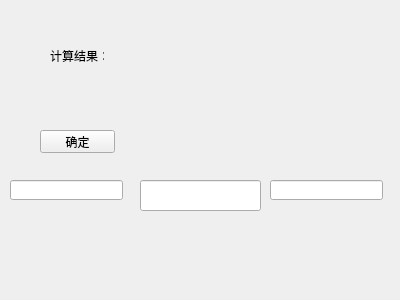
<?xml version="1.0" encoding="UTF-8"?>
<ui version="4.0">
 <class>Widget</class>
 <widget class="QWidget" name="Widget">
  <property name="geometry">
   <rect>
    <x>0</x>
    <y>0</y>
    <width>400</width>
    <height>300</height>
   </rect>
  </property>
  <property name="windowTitle">
   <string>Widget</string>
  </property>
  <widget class="QPushButton" name="pushButton">
   <property name="geometry">
    <rect>
     <x>40</x>
     <y>130</y>
     <width>75</width>
     <height>23</height>
    </rect>
   </property>
   <property name="text">
    <string>确定</string>
   </property>
  </widget>
  <widget class="QLineEdit" name="lineEdit">
   <property name="geometry">
    <rect>
     <x>10</x>
     <y>180</y>
     <width>113</width>
     <height>20</height>
    </rect>
   </property>
  </widget>
  <widget class="QLineEdit" name="lineEdit_2">
   <property name="geometry">
    <rect>
     <x>140</x>
     <y>180</y>
     <width>121</width>
     <height>31</height>
    </rect>
   </property>
  </widget>
  <widget class="QLabel" name="label">
   <property name="geometry">
    <rect>
     <x>50</x>
     <y>50</y>
     <width>54</width>
     <height>12</height>
    </rect>
   </property>
   <property name="text">
    <string>计算结果：</string>
   </property>
  </widget>
  <widget class="QLineEdit" name="lineEdit_3">
   <property name="geometry">
    <rect>
     <x>270</x>
     <y>180</y>
     <width>113</width>
     <height>20</height>
    </rect>
   </property>
  </widget>
 </widget>
 <layoutdefault spacing="6" margin="11"/>
 <resources/>
 <connections/>
</ui>
